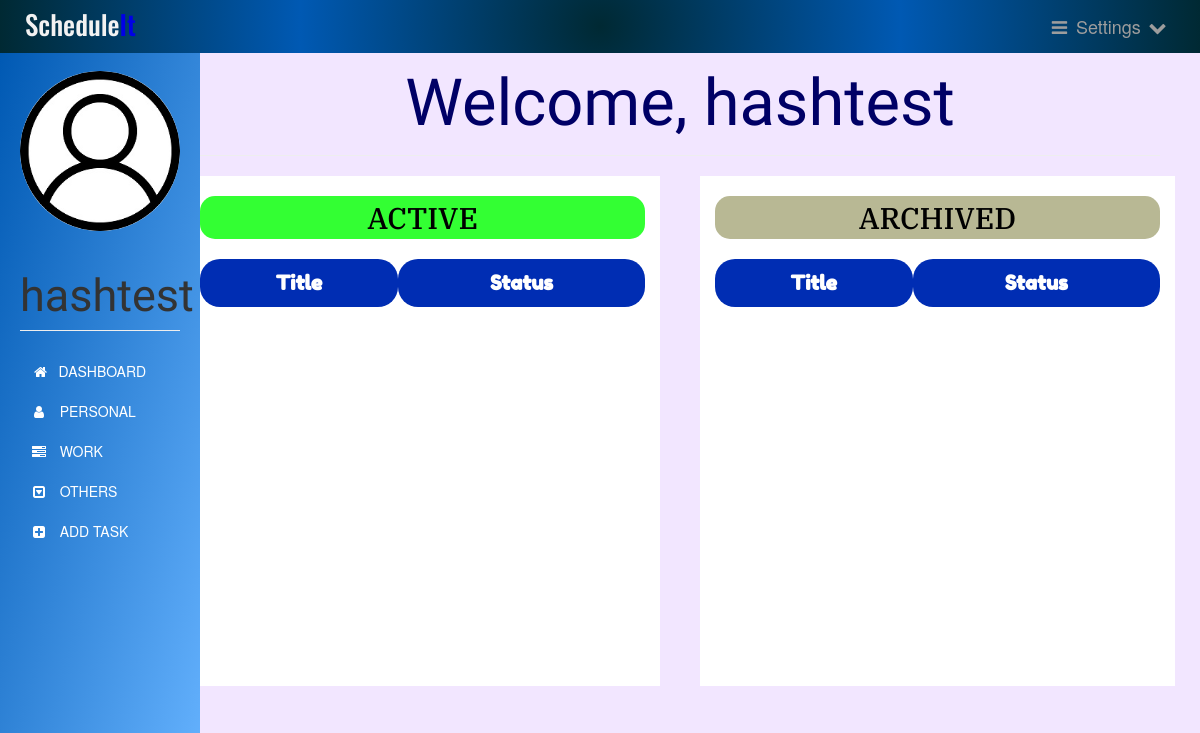
Page /dashboard (signed in) on the earlier database version.
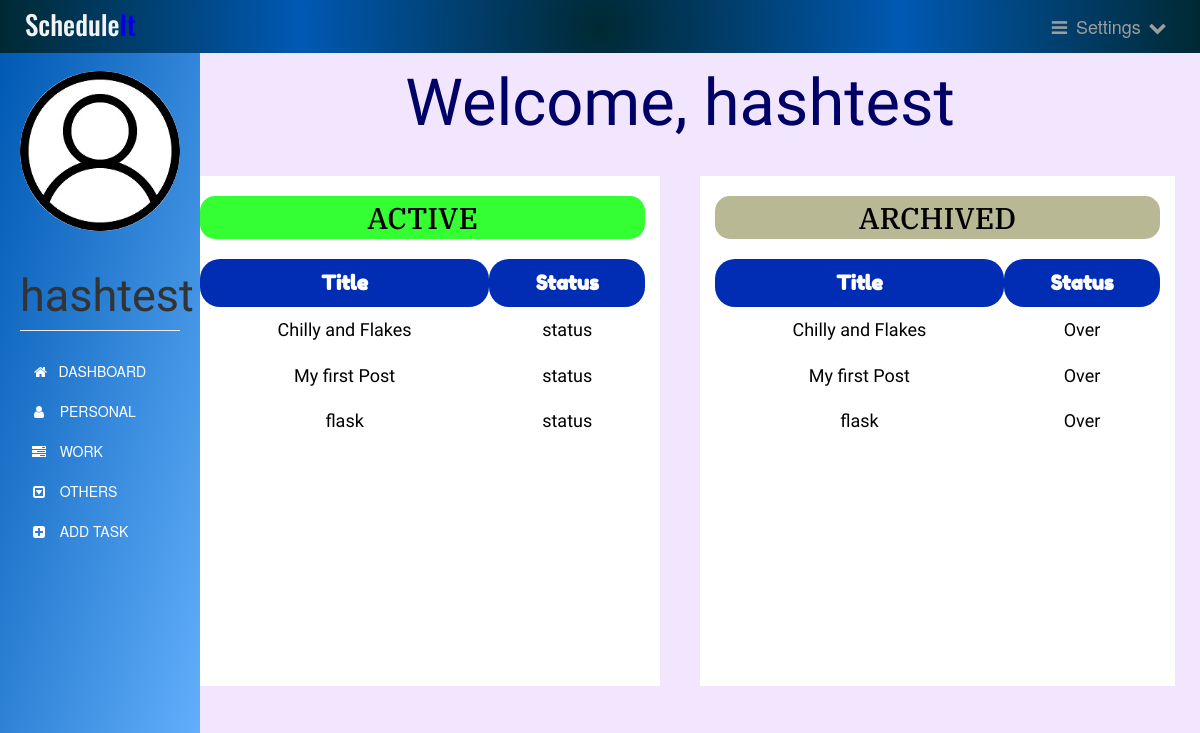
Same page on the later database version.
### app.py (models this page shows)
class Task(db.Model):
    id = db.Column(db.Integer, primary_key=True)
    title = db.Column(db.Text, nullable=False)
    date = db.Column(db.DateTime, nullable=False)
    content = db.Column(db.Text, nullable=False)
    WorkType = db.Column(db.Text, nullable=False)
    priority = db.Column(db.Text)
    user_id = db.Column(db.Integer, db.ForeignKey('user.id'), nullable=False)

### app.py (the view)
@app.route('/dashboard')
@login_required
def dashboard():
    tasks = Task.query.filter_by(user_id=current_user.id)
    return render_template('dashboard.html', tasks= tasks, name=current_user.username)

### app.py (called while the page is built)
@login_manager.user_loader
def load_user(user_id):
    return User.query.get(int(user_id))

### templates/dashboard.html (shortened to what this page needs)
{% extends "bootstrap/base.html" %}
{% block styles %}
{{super()}}
<link rel="stylesheet" href="{{url_for('.static', filename='dashboard.css')}}">
<link rel="stylesheet" href="https://maxcdn.bootstrapcdn.com/font-awesome/4.7.0/css/font-awesome.min.css">
{% endblock %}
{% block content %}
    <nav class="navbar navbar-inverse navbar-fixed-top">
      <div class="container-fluid">
        <div class="navbar-header">
          <center><h3><span>Schedule</span>It</h3></center>
        </div>
        <div class="navbar-collapse collapse">
          <ul class="nav navbar-nav">
            <li>
              <a  href="#">
                <i class="fa fa-bars fa-fw" aria-hidden="true"></i>
                Settings
                <i class="fa fa-chevron-down fa-fw" aria-hidden="true"></i>
              </a>
            </li>
          </div>
      </div>
    </nav>
    <div class="container-fluid">
      <div class="row">
        <nav class=" sidebar">
          <div class="image img-cir img-120">
            <center>
              <img src="{{url_for('static', filename='user-icon.jpg')}}" width="250" height="200" class="img-responsive"/>
            </center>
            <center>
              <h1 class="page-header">{{ name }}</h1>
            </center>
          </div>
          <div>
            <div class="nav nav-sidebar">
              <ul class="nav nav-sidebar">
                <li class="active has-sub">
                  <a class="list-group-item" href="#">
                    &nbsp;<i class="fa fa-home" aria-hidden="true"></i>&nbsp;&nbsp; DASHBOARD
                  </a>
                </li>
                <li>
                  <a class="list-group-item" href="{{ url_for('personaltask') }}">
                    <i class="fa fa-user fa-fw" aria-hidden="true"></i>&nbsp;&nbsp; PERSONAL
                  </a>
                </li>
                <li>
                  <a class="list-group-item" href="{{ url_for('worktask') }}">
                    <i class="fa fa-tasks fa-fw" aria-hidden="true"></i>&nbsp;&nbsp; WORK
                  </a>
                </li>
                <li>
                  <a class="list-group-item" href="{{ url_for('othertask') }}">
                    <i class="fa fa-caret-square-o-down fa-fw" aria-hidden="true"></i>&nbsp;&nbsp; OTHERS
                  </a>
                </li>
                <li>
                  <a class="list-group-item" href="{{ url_for('addtask') }}">
                    <i class="fa fa-plus-square fa-fw" aria-hidden="true"></i>&nbsp;&nbsp; ADD TASK
                  </a>
                </li>
              </ul>
            </div>
          </div>
        </nav>
        <div class="col-sm-9 col-sm-offset-3 col-md-10 col-md-offset-2 main">
          <center><h1 class="page-header">Welcome, {{ name }}</h1></center>
          <div class="row">
          <div class="col-md-5 col-md-offset-0 content-active">
            <h2>ACTIVE</h2>
            <table>
              <thead>
                <tr>
                  <th>Title</th>
                  <th>Status</th>
                </tr>
              </thead>
              <tbody>
                {% for task in tasks %}
                  <tr>
                    <td>{{task.title}}</td>
                    <td>status</td>
                  </tr>
                {% endfor %}
              </tbody>
            </table>
          </div>
          <div class=" col-md-5 col-md-offset-0 content-archive">
            <h2>ARCHIVED</h2>
            <table>
              <thead>
                <tr>
                  <th>Title</th>
                  <th>Status</th>
                </tr>
              </thead>
              <tbody>
                {% for task in tasks %}
                  <tr>
                    <td>{{task.title}}</td>
                    <td>Over</td>
                  </tr>
                {% endfor %}
              </tbody>
            </table>
          </div>
          </div>
        </div>
      </div>
    </div>
{% endblock %}

Differences in the rows shown:
added Task: title "Chilly and Flakes"
added Task: title "My first Post"
added Task: title "flask"
